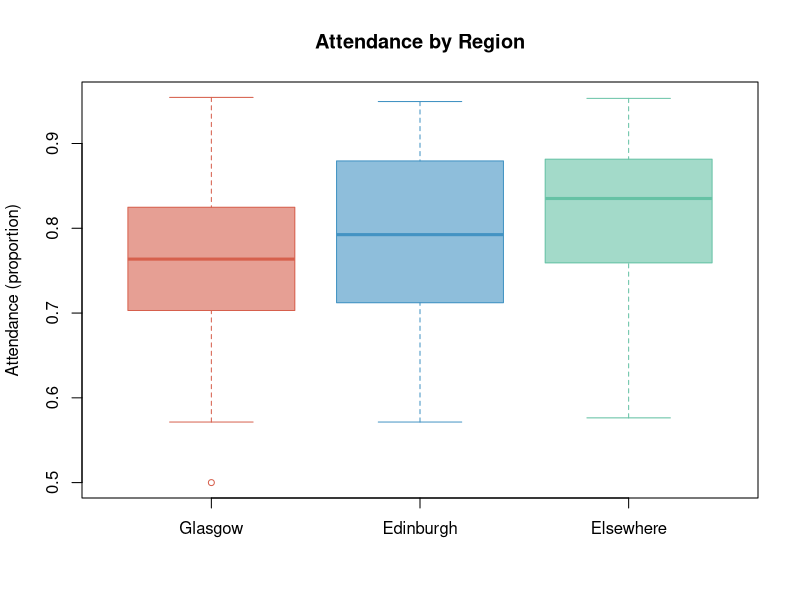
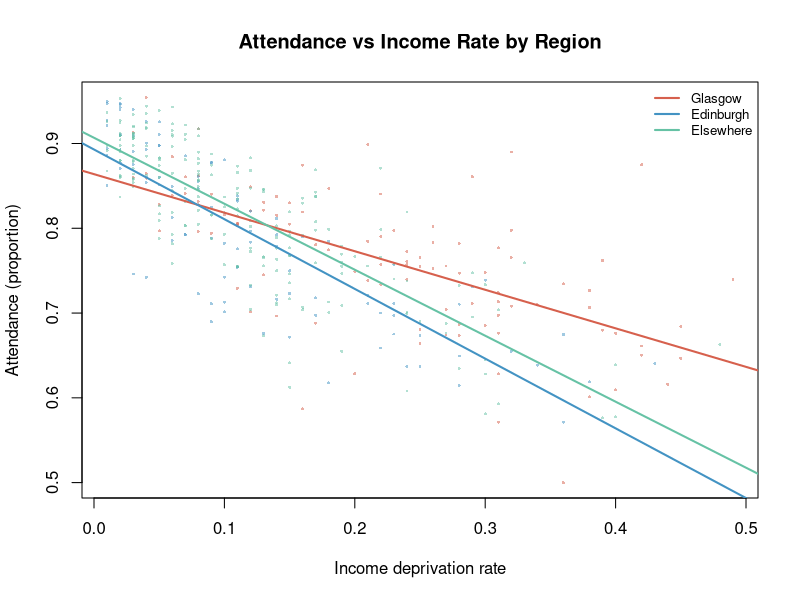

R code for these plots, in order:
## ---- chunk 1
knitr::opts_chunk$set(echo = FALSE, message = FALSE, warning = FALSE)
dat <- read.csv("../scottishData.csv")

# Create region variable
dat$Region <- ifelse(dat$Council_area == "Glasgow City", "Glasgow",
              ifelse(dat$Council_area == "City of Edinburgh", "Edinburgh", "Elsewhere"))
dat$Region <- factor(dat$Region, levels = c("Glasgow", "Edinburgh", "Elsewhere"))

# Subsets
glasgow   <- subset(dat, Region == "Glasgow")
edinburgh <- subset(dat, Region == "Edinburgh")
elsewhere <- subset(dat, Region == "Elsewhere")

# Unified colour palette
col_gla   <- "#D6604D"
col_edi   <- "#4393C3"
col_else  <- "#66C2A5"
col_point <- "#525252"
col_line  <- "#2166AC"
col_ref   <- "#878787"
## ---- chunk 2

boxplot(glasgow$Attendance, edinburgh$Attendance, elsewhere$Attendance,
        names = c("Glasgow", "Edinburgh", "Elsewhere"),
        col = c(adjustcolor(col_gla, 0.6), adjustcolor(col_edi, 0.6), adjustcolor(col_else, 0.6)),
        border = c(col_gla, col_edi, col_else),
        ylab = "Attendance (proportion)",
        main = "Attendance by Region",
        pch = 1, cex = 0.8)
## ---- chunk 3

n_gla  <- length(glasgow$Attendance)
n_edi  <- length(edinburgh$Attendance)
n_else <- length(elsewhere$Attendance)

mean_gla  <- mean(glasgow$Attendance)
mean_edi  <- mean(edinburgh$Attendance)
mean_else <- mean(elsewhere$Attendance)

var_gla  <- var(glasgow$Attendance)
var_edi  <- var(edinburgh$Attendance)
var_else <- var(elsewhere$Attendance)

stats_table <- data.frame(
  Region   = c("Glasgow", "Edinburgh", "Elsewhere"),
  N        = c(n_gla, n_edi, n_else),
  Mean     = round(c(mean_gla, mean_edi, mean_else), 5),
  SD       = round(c(sd(glasgow$Attendance), sd(edinburgh$Attendance), sd(elsewhere$Attendance)), 5),
  Variance = round(c(var_gla, var_edi, var_else), 7)
)

knitr::kable(stats_table,
             caption = "Descriptive statistics of Attendance by region.",
             align = "c")
## ---- chunk 4

# Glasgow vs Elsewhere
t_gla_else <- t.test(glasgow$Attendance, elsewhere$Attendance, var.equal = FALSE)
# Edinburgh vs Elsewhere
t_edi_else <- t.test(edinburgh$Attendance, elsewhere$Attendance, var.equal = FALSE)

t_table <- data.frame(
  Comparison = c("Glasgow vs Elsewhere", "Edinburgh vs Elsewhere"),
  t_stat     = round(c(t_gla_else$statistic, t_edi_else$statistic), 4),
  df         = round(c(t_gla_else$parameter, t_edi_else$parameter), 2),
  p_value    = c(formatC(t_gla_else$p.value, format = "e", digits = 4),
                 formatC(t_edi_else$p.value, format = "e", digits = 4))
)

knitr::kable(t_table,
             caption = "Welch's t-tests comparing mean Attendance between regions.",
             align = "c",
             col.names = c("Comparison", "t-statistic", "df", "p-value"))
## ---- chunk 5

# Glasgow vs Elsewhere
f_gla_else <- var.test(glasgow$Attendance, elsewhere$Attendance)
# Edinburgh vs Elsewhere
f_edi_else <- var.test(edinburgh$Attendance, elsewhere$Attendance)

f_table <- data.frame(
  Comparison = c("Glasgow vs Elsewhere", "Edinburgh vs Elsewhere"),
  F_stat     = round(c(f_gla_else$statistic, f_edi_else$statistic), 4),
  df1        = c(f_gla_else$parameter[1], f_edi_else$parameter[1]),
  df2        = c(f_gla_else$parameter[2], f_edi_else$parameter[2]),
  p_value    = c(formatC(f_gla_else$p.value, format = "e", digits = 4),
                 formatC(f_edi_else$p.value, format = "e", digits = 4))
)

knitr::kable(f_table,
             caption = "F-tests comparing variance of Attendance between regions.",
             align = "c",
             col.names = c("Comparison", "F-statistic", "df1", "df2", "p-value"))
## ---- chunk 6

lm_gla  <- lm(Attendance ~ Income_rate, data = glasgow)
lm_edi  <- lm(Attendance ~ Income_rate, data = edinburgh)
lm_else <- lm(Attendance ~ Income_rate, data = elsewhere)

# Extract coefficients
slopes     <- c(coef(lm_gla)[2], coef(lm_edi)[2], coef(lm_else)[2])
intercepts <- c(coef(lm_gla)[1], coef(lm_edi)[1], coef(lm_else)[1])
r_sq       <- c(summary(lm_gla)$r.squared, summary(lm_edi)$r.squared, summary(lm_else)$r.squared)

# 95% CIs for slopes
ci_gla  <- confint(lm_gla,  "Income_rate", level = 0.95)
ci_edi  <- confint(lm_edi,  "Income_rate", level = 0.95)
ci_else <- confint(lm_else, "Income_rate", level = 0.95)

reg_table <- data.frame(
  Region    = c("Glasgow", "Edinburgh", "Elsewhere"),
  Intercept = round(intercepts, 4),
  Slope     = round(slopes, 4),
  CI_lower  = round(c(ci_gla[1], ci_edi[1], ci_else[1]), 4),
  CI_upper  = round(c(ci_gla[2], ci_edi[2], ci_else[2]), 4),
  R_squared = round(r_sq, 4)
)

knitr::kable(reg_table,
             caption = "Regional regression models: Attendance $\\sim$ Income\\_rate with 95\\% CI for slope.",
             align = "c",
             col.names = c("Region", "$\\hat{\\beta}_0$", "$\\hat{\\beta}_1$",
                           "CI lower", "CI upper", "$R^2$"))
## ---- chunk 7

plot(dat$Income_rate, dat$Attendance,
     pch = 16, cex = 0.4,
     col = ifelse(dat$Region == "Glasgow", adjustcolor(col_gla, 0.5),
           ifelse(dat$Region == "Edinburgh", adjustcolor(col_edi, 0.5),
                  adjustcolor(col_else, 0.5))),
     xlab = "Income deprivation rate",
     ylab = "Attendance (proportion)",
     main = "Attendance vs Income Rate by Region")
abline(lm_gla,  col = col_gla,  lwd = 2)
abline(lm_edi,  col = col_edi,  lwd = 2)
abline(lm_else, col = col_else, lwd = 2)
legend("topright",
       legend = c("Glasgow", "Edinburgh", "Elsewhere"),
       col = c(col_gla, col_edi, col_else),
       lty = 1, lwd = 2, cex = 0.8, bty = "n")
## ---- chunk 8

new_data <- data.frame(Income_rate = 0.15)

pred_gla  <- predict(lm_gla,  newdata = new_data, interval = "prediction", level = 0.95)
pred_edi  <- predict(lm_edi,  newdata = new_data, interval = "prediction", level = 0.95)
pred_else <- predict(lm_else, newdata = new_data, interval = "prediction", level = 0.95)

pred_table <- data.frame(
  Region = c("Glasgow", "Edinburgh", "Elsewhere"),
  Fitted = round(c(pred_gla[1], pred_edi[1], pred_else[1]), 4),
  Lower  = round(c(pred_gla[2], pred_edi[2], pred_else[2]), 4),
  Upper  = round(c(pred_gla[3], pred_edi[3], pred_else[3]), 4)
)

knitr::kable(pred_table,
             caption = "95\\% prediction intervals for Attendance at Income\\_rate $= 0.15$.",
             align = "c",
             col.names = c("Region", "Fitted", "Lower", "Upper"))
## ---- chunk 9

overall_median <- median(dat$Attendance)
dat$low_att <- ifelse(dat$Attendance < overall_median, 1, 0)

# Counts per region
x_gla  <- sum(glasgow$Attendance < overall_median)
x_edi  <- sum(edinburgh$Attendance < overall_median)
x_else <- sum(elsewhere$Attendance < overall_median)

p_gla  <- x_gla / n_gla
p_edi  <- x_edi / n_edi
p_else <- x_else / n_else

prop_summary <- data.frame(
  Region     = c("Glasgow", "Edinburgh", "Elsewhere"),
  N          = c(n_gla, n_edi, n_else),
  Low_count  = c(x_gla, x_edi, x_else),
  Proportion = round(c(p_gla, p_edi, p_else), 4)
)

knitr::kable(prop_summary,
             caption = paste0("Proportion of data zones with low attendance (Attendance $<$ ",
                              round(overall_median, 4), ")."),
             align = "c",
             col.names = c("Region", "N", "Low attendance count", "Proportion"))

# Two-sample z-test: Glasgow vs Elsewhere (manual, Ch.16 style)
p_pool <- (x_gla + x_else) / (n_gla + n_else)
z_stat <- (p_gla - p_else) / sqrt(p_pool * (1 - p_pool) * (1/n_gla + 1/n_else))
p_val_z <- 2 * pnorm(abs(z_stat), lower.tail = FALSE)

# Verify with prop.test
prop_result <- prop.test(c(x_gla, x_else), c(n_gla, n_else), correct = FALSE)

z_table <- data.frame(
  Comparison = "Glasgow vs Elsewhere",
  z_stat     = round(z_stat, 4),
  p_value    = formatC(p_val_z, format = "e", digits = 4)
)

knitr::kable(z_table,
             caption = "Two-sample z-test for difference in proportions of low attendance.",
             align = "c",
             col.names = c("Comparison", "z-statistic", "p-value"))
## ---- chunk 10

# Create attendance categories using terciles
q <- quantile(dat$Attendance, probs = c(1/3, 2/3))
dat$Att_cat <- cut(dat$Attendance,
                   breaks = c(-Inf, q[1], q[2], Inf),
                   labels = c("Low", "Medium", "High"))

# Contingency table
cont_table <- table(dat$Region, dat$Att_cat)

knitr::kable(cont_table,
             caption = "Contingency table: Region $\\times$ Attendance category.")

# Chi-squared test for independence
chi_result <- chisq.test(cont_table)
